Frame 1 (no input): blank canvas, image omitted
Frame 60 (no input): blank canvas, image omitted
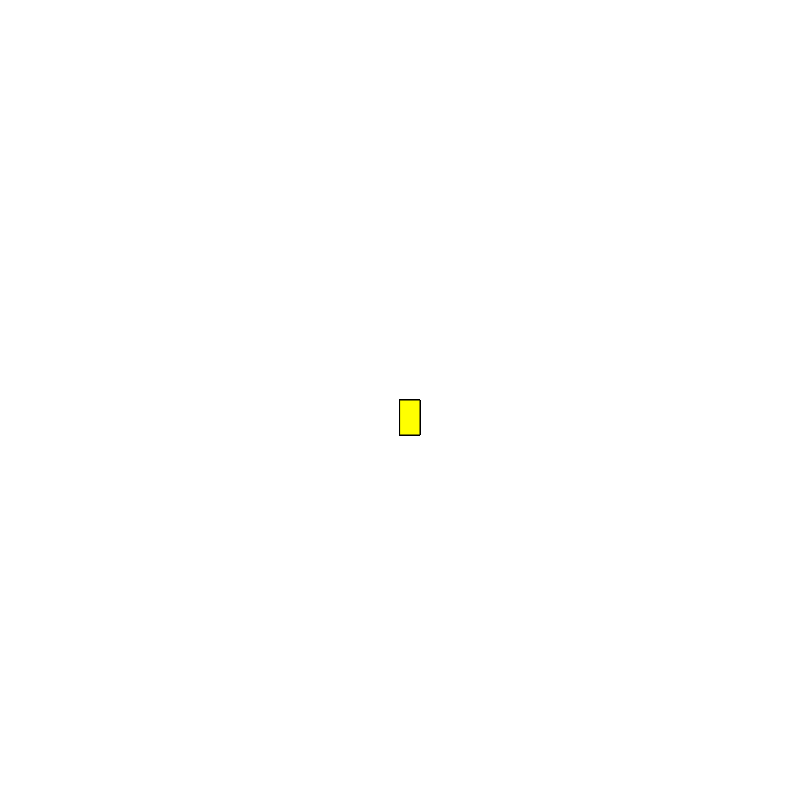
Frame 120 (the mouse pressed at the canvas centre since frame 60)

The p5.js sketch whose frames 1 and 60 were blank and that drew this single picture after the mouse press (run headless with seeded random() and noise() and a simulated clock; from frame 60 on, the mouse is pressed at the canvas centre):

// p5.js sketch
// ── sketch.js
function setup() {
    createCanvas(800, 800);
     background("white");
  }
  
  function draw() {
   
  
    stroke("black");
    fill("yellow");
  
    // console.log(mouseIsPressed);
  
    if (mouseIsPressed) {
      rect(mouseX, mouseY, 20, 35);
    }
  }
  
